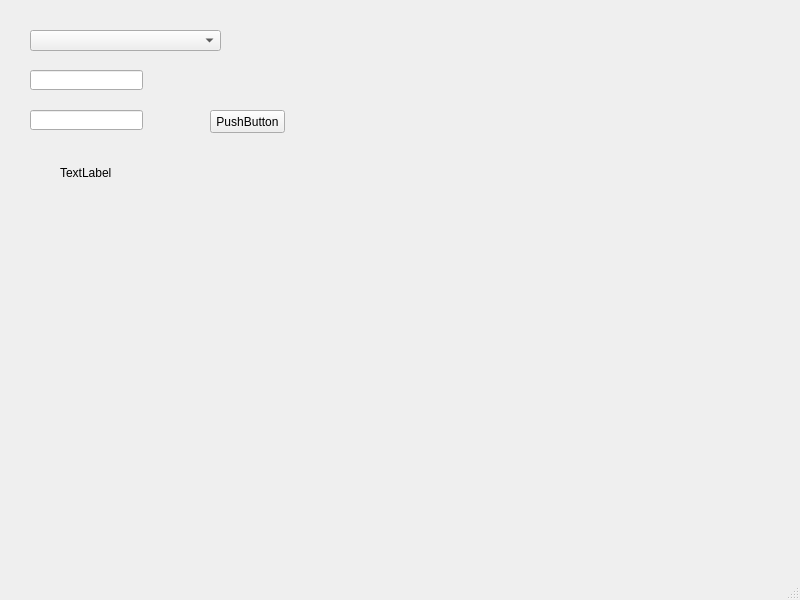
<?xml version="1.0" encoding="UTF-8"?>
<ui version="4.0">
 <class>MainWindow</class>
 <widget class="QMainWindow" name="MainWindow">
  <property name="geometry">
   <rect>
    <x>0</x>
    <y>0</y>
    <width>800</width>
    <height>600</height>
   </rect>
  </property>
  <property name="windowTitle">
   <string>MainWindow</string>
  </property>
  <widget class="QWidget" name="centralwidget">
   <widget class="QComboBox" name="comboBox">
    <property name="geometry">
     <rect>
      <x>30</x>
      <y>30</y>
      <width>191</width>
      <height>21</height>
     </rect>
    </property>
   </widget>
   <widget class="QLineEdit" name="lineEdit">
    <property name="geometry">
     <rect>
      <x>30</x>
      <y>70</y>
      <width>113</width>
      <height>20</height>
     </rect>
    </property>
   </widget>
   <widget class="QLineEdit" name="lineEdit_2">
    <property name="geometry">
     <rect>
      <x>30</x>
      <y>110</y>
      <width>113</width>
      <height>20</height>
     </rect>
    </property>
   </widget>
   <widget class="QPushButton" name="pushButton">
    <property name="geometry">
     <rect>
      <x>210</x>
      <y>110</y>
      <width>75</width>
      <height>23</height>
     </rect>
    </property>
    <property name="text">
     <string>PushButton</string>
    </property>
   </widget>
   <widget class="QLabel" name="label">
    <property name="geometry">
     <rect>
      <x>60</x>
      <y>162</y>
      <width>91</width>
      <height>21</height>
     </rect>
    </property>
    <property name="text">
     <string>TextLabel</string>
    </property>
   </widget>
  </widget>
  <widget class="QMenuBar" name="menubar">
   <property name="geometry">
    <rect>
     <x>0</x>
     <y>0</y>
     <width>800</width>
     <height>21</height>
    </rect>
   </property>
  </widget>
  <widget class="QStatusBar" name="statusbar"/>
 </widget>
 <resources/>
 <connections/>
</ui>
